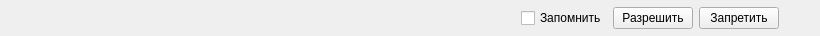
<?xml version="1.0" encoding="UTF-8"?>
<ui version="4.0">
 <class>HTML5PermissionsNotification</class>
 <widget class="QWidget" name="HTML5PermissionsNotification">
  <property name="geometry">
   <rect>
    <x>0</x>
    <y>0</y>
    <width>820</width>
    <height>36</height>
   </rect>
  </property>
  <layout class="QHBoxLayout" name="horizontalLayout">
   <property name="topMargin">
    <number>0</number>
   </property>
   <property name="bottomMargin">
    <number>0</number>
   </property>
   <item>
    <widget class="QLabel" name="textLabel">
     <property name="text">
      <string/>
     </property>
    </widget>
   </item>
   <item>
    <spacer name="horizontalSpacer">
     <property name="orientation">
      <enum>Qt::Horizontal</enum>
     </property>
     <property name="sizeHint" stdset="0">
      <size>
       <width>40</width>
       <height>20</height>
      </size>
     </property>
    </spacer>
   </item>
   <item>
    <widget class="QCheckBox" name="remember">
     <property name="text">
      <string>Запомнить</string>
     </property>
    </widget>
   </item>
   <item>
    <widget class="QPushButton" name="allow">
     <property name="text">
      <string>Разрешить</string>
     </property>
    </widget>
   </item>
   <item>
    <widget class="QPushButton" name="deny">
     <property name="text">
      <string>Запретить</string>
     </property>
    </widget>
   </item>
   <item>
    <widget class="MacToolButton" name="close">
     <property name="text">
      <string/>
     </property>
     <property name="autoRaise">
      <bool>true</bool>
     </property>
    </widget>
   </item>
  </layout>
 </widget>
 <customwidgets>
  <customwidget>
   <class>MacToolButton</class>
   <extends>QToolButton</extends>
   <header>mactoolbutton.h</header>
  </customwidget>
 </customwidgets>
 <resources/>
 <connections/>
</ui>
